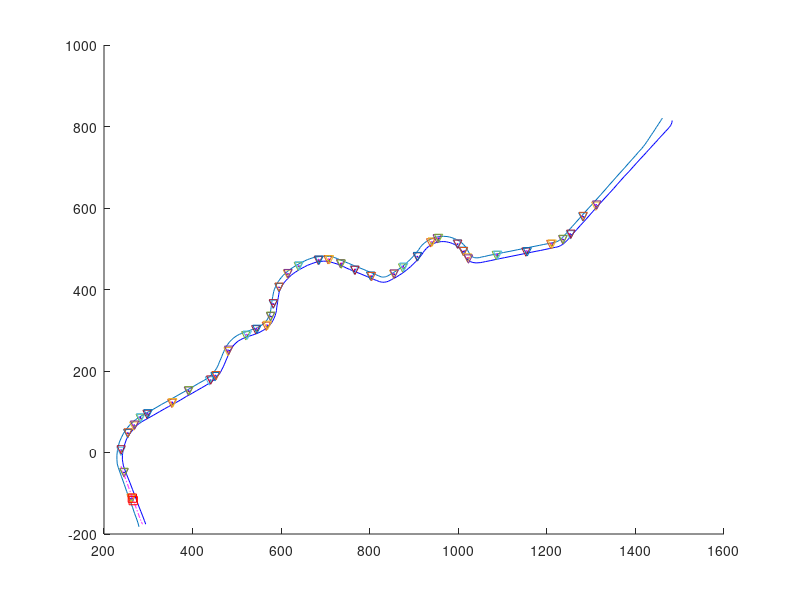
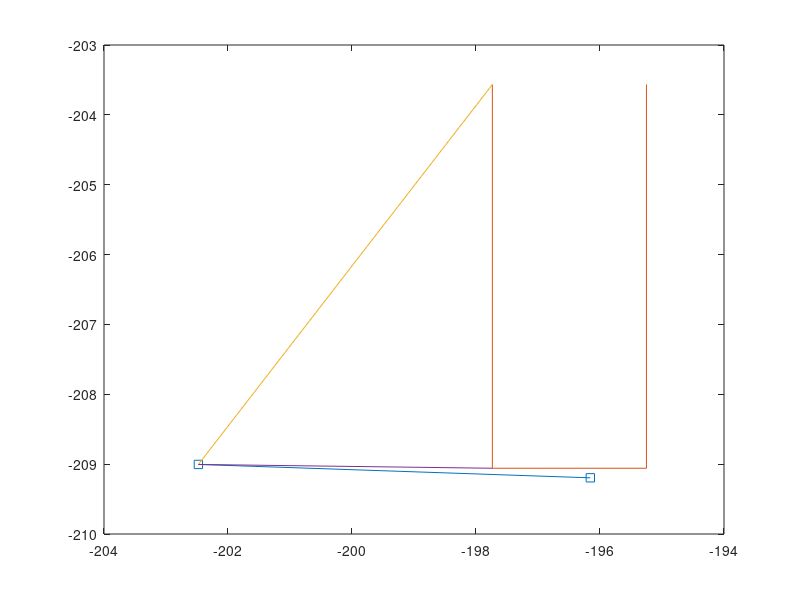

Write MATLAB code to recreate these figures, in order. (Note: this script raises an error after producing the figures.)
clear all
close all
clc
%% Load test data
load('Init_MPC_test.mat')
close all
%%
h1=figure;
hold on
plot(bl_x,bl_y,br_x,br_y,'b');%cline_x,cline_y,'--',
for pp=1:nobs
    plot(Xobs{pp}(1:2,1),Xobs{pp}(1:2,2),'-r')
    plot(Xobs{pp}(2:3,1),Xobs{pp}(2:3,2),'-g')
    plot(Xobs{pp}(3:4,1),Xobs{pp}(3:4,2),'-b')
    plot(Xobs{pp}([4 1],1),Xobs{pp}([4 1],2),'-m')
    plot(obs_fm_mat(1,pp),obs_fm_mat(2,pp),'v')
    plot(obs_bm_mat(1,pp),obs_bm_mat(2,pp),'v')
end
figure(h1);
hold on
plot(x_ref(:,1),x_ref(:,3),'-.m');

%% Testing parameters
x=x_ref';
u=u_ref';
k=10;%60;%Time index for testing
% n_det=1;%Obstacle detected
pp=1;%2;%Chosen obstacle
z_test=zeros(Ndec,1);
z_test(1:3)=[266 0  -118]-x_ref(k,1:3);%[242 0  -49]-x_ref(k,1:3);
z_test(n*horizon+[1:3])=[264 0  -112]-x_ref(k+horizon,1:3);%[ 244 0 -50]-x_ref(k+horizon,1:3);
x(:,k:k+horizon)=transpose(reshape(z_test(1:n*(horizon+1)),n,horizon+1)'+x_ref(k:k+horizon,:));
% z_test=[reshape(x(:,k:k+horizon)-x_ref(k:k+horizon,:)',n*(horizon+1),1);reshape(u(:,k:k+horizon-1),m*(horizon),1)];
%%
horizon_def=5;    
figure(h1)
        plot(x(1,[k k+horizon]),x(3,[k k+horizon]),'-sr')
        plot([x(1,k) obs_x_mat(1,pp)], [x(3,k) obs_y_mat(1,pp)],'-')
        plot([x(1,k) obs_x_mat(2,pp)], [x(3,k) obs_y_mat(2,pp)],'-')
go_left_mat=[];

 %Detect how many obstacles are close at initial time
    [d2_det,ind_det]=find(((x(1,k)- obs_fm_mat(1,:)).^2+(x(3,k)- obs_fm_mat(2,:)).^2)<detect_dist^2);%Index of obstacles which are close enough
    
    n_det=length(ind_det); %No of closest obstacles detected
    
    if (n_det>0) %If obstacle is detected change horizon
        %Index of closest obstacle
        [mind2_obs,pp]=min((x(1,k)- obs_fm_mat(1,:)).^2+(x(3,k)- obs_fm_mat(2,:)).^2);
        
        %Vehicle and obstacle points in obstacle C.S
        R_obs=[cos(th_obs(pp)) sin(th_obs(pp));-sin(th_obs(pp)) cos(th_obs(pp))];;%Rotation matrix to get from world CS to obstacle CS
        xvl=R_obs*[x(1,k);x(3,k)];
        xobl=R_obs*[obs_x_mat(:,pp)';obs_y_mat(:,pp)'];
        %Change horizon only id closest obstacle is in front
        if (xvl(1)<max(xobl(1,:)))
%         horizon = 20;%ceil(detect_dist/(dt*norm(mean(x_ref(:,[2 4])))));%No of steps to reach obstacle approximately 
        else
        horizon=horizon_def;    
        end
    else
       horizon=horizon_def;
        
    end
  
    
    %Inequality constraints for obstacles
   
    if n_det>0
        
        %Index of closest obstacle
%         [mind2_obs,pp]=min((x(1,k)- obs_fm_mat(1,:)).^2+(x(3,k)- obs_fm_mat(2,:)).^2);
%         
% %         for pp=1:n_det %Loop over obstacles wthin range
%             %Vehicle and obstacle points in obstacle C.S
%             R_obs=[cos(th_obs(pp)) sin(th_obs(pp));-sin(th_obs(pp)) cos(th_obs(pp))];;%Rotation matrix to get from world CS to obstacle CS
%             xvl=R_obs*[x(1,k);x(3,k)];
%             xobl=R_obs*[obs_x_mat(:,pp)';obs_y_mat(:,pp)'];
            xvl_h=R_obs*[x(1,k+horizon);x(3,k+horizon)];
            h2=figure
            plot([xvl(1) xvl_h(1)],[xvl(2) xvl_h(2)],'-s')
            hold on
            plot(xobl(1,:),xobl(2,:),'-')
            plot([xvl(1) xobl(1,1)],[xvl(2) xobl(2,1)],'-')
            plot([xvl(1) xobl(1,2)],[xvl(2) xobl(2,2)],'-')
%             keyboard
            if (xvl(1)<max(xobl(1,:)))
                
                %Perpendicular distances from left side of obstacle to left side of track
                pdist1=perp_dist(obs_x_mat(1,pp),obs_y_mat(1,pp),TestTrack.bl);
                pdist4=perp_dist(obs_x_mat(4,pp),obs_y_mat(4,pp),TestTrack.bl);
                pdistl=min(pdist1,pdist4);
                %Perpendicular distances from right side of obstacle to right side of track
                pdist2=perp_dist(obs_x_mat(2,pp),obs_y_mat(2,pp),TestTrack.br);
                pdist3=perp_dist(obs_x_mat(3,pp),obs_y_mat(3,pp),TestTrack.br);
                pdistr=min(pdist2,pdist3);
                %Which side of obstacle is closest to car
                [mind2,indmin]=min((x(1,k)- obs_x_mat(1:2,pp)).^2+(x(3,k)- obs_y_mat(1:2,pp)).^2);
                
                if (indmin==1 && pdistl>lim_pdist) %left side is closer and there is space to go on that side
                    goleft=1;
                elseif (indmin==2 && pdistr>lim_pdist) %right side is closer and there is space to go on that side
                    goleft=0;
                else
                    if (pdistl>pdistr)%More space on left side even if its lower than limit
                        goleft=1;
                    else %More space on left side even if its lower than limit
                        goleft=0;
                    end
                end
                go_left_mat=[go_left_mat goleft];
                %Get slopes and y-intercepts of constraining lines
                if (goleft==1) %Going left
                    if ( xvl(1)<xobl(1,1)) %if car is approximately  in front of obstacle
                        m_cons=(xobl(2,1)-xvl(2))/(xobl(1,1)-xvl(1));
                        c_cons=xvl(2)-m_cons*xvl(1);
                        flag_cons=1;
                        out=1
                    elseif (xvl(1)>xobl(1,1) && xvl(1)<xobl(1,4)) %if car is approximately to the side of obstacle
                        m_cons=(xobl(2,4)-xobl(2,1))/(xobl(1,4)-xobl(1,1));
                        c_cons=xobl(2,1)-m_cons*xobl(1,1);
                        flag_cons=1;
                        out=2
                    else
                        flag_cons=0;
                        out=3
                    end
                    
                else %Going right
                    if( xvl(1)<xobl(1,2)) %if car is approximately  in front of obstacle
                        m_cons=(xobl(2,2)-xvl(2))/(xobl(1,2)-xvl(1));
                        c_cons=xvl(2)-m_cons*xvl(1);
                        flag_cons=1;
                        out=4
                    elseif (xvl(1)>xobl(1,2) && xvl(1)<xobl(1,3)) %if car is approximately to the side of obstacle
                        m_cons=(xobl(2,3)-xobl(2,2))/(xobl(1,3)-xobl(1,2));
                        c_cons=xobl(2,2)-m_cons*xobl(1,2);
                        flag_cons=1;
                        out=5
                    else
                        flag_cons=0;
                        out=6
                    end
                end
                
                if (flag_cons==1)
                     Aex=zeros(1,Ndec);%zeros(horizon,Ndec);
                     bex=zeros(1,1);
                    if (goleft==1)
                        %Extra constraint equations for going left
                            Aex(1, horizon*n+[1 3])=[m_cons -1]*R_obs;
                            bex(1,1)=-c_cons-[m_cons -1]*R_obs*[x_ref(k+horizon,1);x_ref(k+horizon,3)];
%                         for lll=1:horizon
%                             Aex(lll, lll*n+[1 3])=[m_cons -1]*R_obs;
%                             bex(lll,1)=-c_cons-[m_cons -1]*R_obs*[x_ref(k+lll,1);x_ref(k+lll,3)];
%                         end
                    else
                        %Extra constraint equations for going right
                        Aex(1, horizon*n+[1 3])=-[m_cons -1]*R_obs;
                        bex(1,1)=c_cons+[m_cons -1]*R_obs*[x_ref(k+horizon,1);x_ref(k+horizon,3)];
%                         for lll=1:horizon
%                             Aex(lll, lll*n+[1 3])=-[m_cons -1]*R_obs;
%                             bex(lll,1)=c_cons+[m_cons -1]*R_obs*[x_ref(k+lll,1); x_ref(k+lll,3)];
%                         end
                    end
%                 Aineq=[Aineq;Aex];
%                 bineq=[bineq;bex];
                end
                flag_detect=1;
            else
                flag_detect=0;
            end
%         end
    end
 figure(h1)
 xlim([x(1,k)-10 x(1,k+horizon)+10])
 ylim([x(3,k)-10 x(3,k+horizon)+10])
%% Check stuff
out
Aex*z_test-bex%Test if last state at end of horizon is passing(constraint<0) or failing(constraint>0) 
go_left_mat
flag_cons